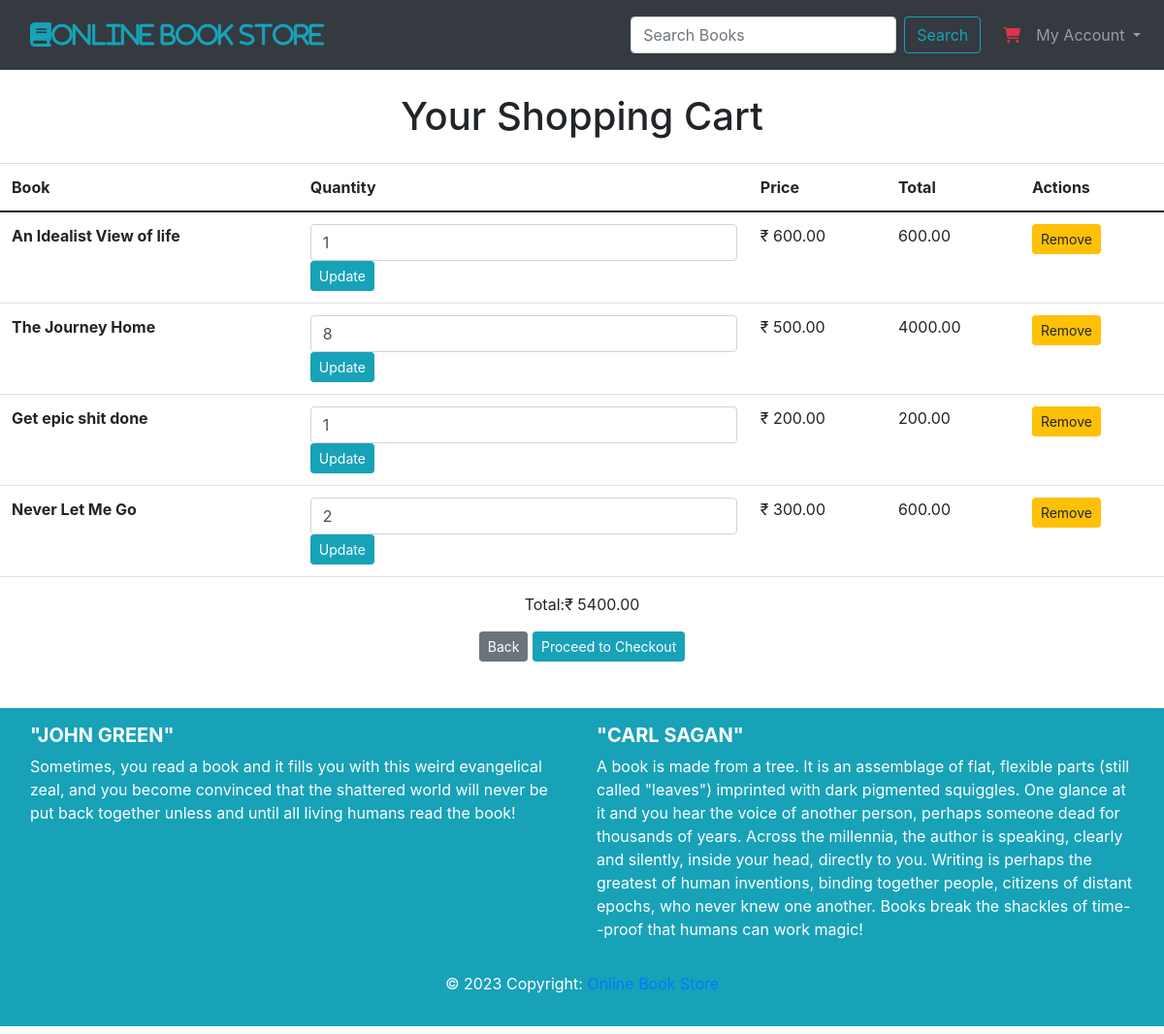
/viewcart (signed in), run on an earlier commit of the app's database.
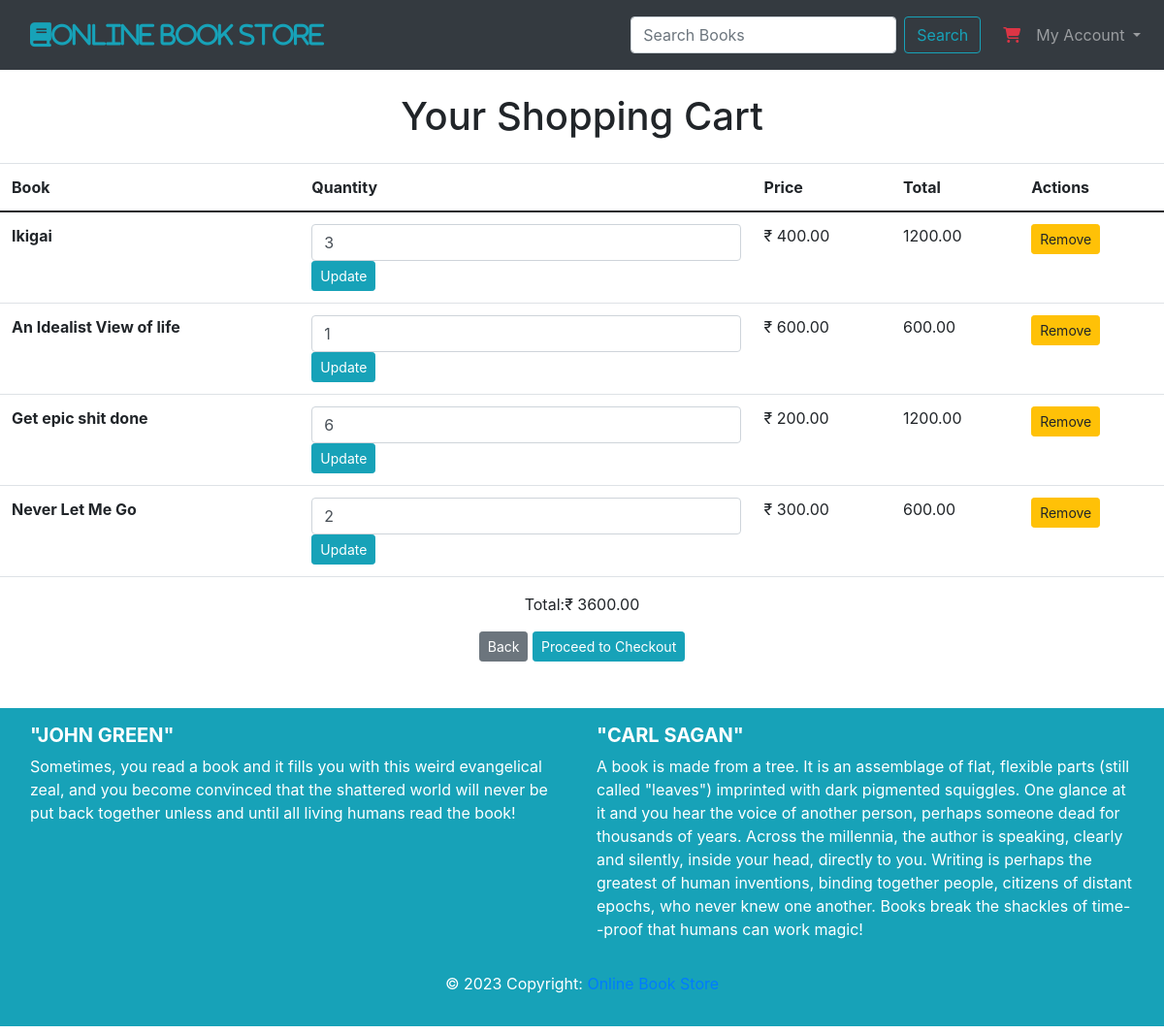
And on a later commit of the database.
### cart/models.py (models this page shows, shortened)
class Cart(models.Model):
    user = models.ForeignKey(User, null=True,on_delete=models.CASCADE)
    book = models.ForeignKey(Book,null=True,on_delete=models.SET_NULL)
    quantity = models.PositiveIntegerField(default=1)
    date_added = models.DateTimeField(auto_now_add=True, blank=True, null=True)

class Book(models.Model):
    title = models.CharField(max_length=255)
    author = models.CharField(max_length=255)
    genre = models.CharField(max_length=255)
    price = models.DecimalField(max_digits=10,decimal_places=2)
    available_quantity = models.PositiveIntegerField()
    image = models.ImageField(upload_to='images/', height_field=None, width_field=None, max_length=None,blank=True,null = True)
    created_on = models.DateTimeField(auto_now_add=True, blank=True, null=True)
    updated_on = models.DateTimeField(auto_now=True, blank=True, null=True)

### cart/views.py (the view)
# urls.py: path('viewcart', views.viewcart,name='viewcart'),
@login_required
def viewcart(request):
    cart_items = Cart.objects.filter(user=request.user).order_by('-date_added')
    cart_total = 0
    for item in cart_items:
        item.total_price = item.book.price * item.quantity
        cart_total += item.total_price
    return render(request, 'viewcart.html', {'cart_items': cart_items, 'cart_total': cart_total})

### cart/templates/viewcart.html (shortened to what this page needs)
{% extends "base.html" %}
{% block content %}
{% load static %}
<center><br/>
<h1>Your Shopping Cart</h1>
    {% if cart_items %}
    <div class='table-responsive-sm'>
    <table class="table">
        <thead>
            <tr>
                <th>Book</th>
                <th>Quantity</th>
                <th>Price</th>
                <th>Total</th>
                <th>Actions</th>
            </tr>
        </thead>
        <tbody>
            {% for cart_item in cart_items %}
                <tr>
                    <td>
                        <span><b>{{ cart_item.book.title }}<b></span>
                    </td>
                    <td>
                        <form method="post" action="{% url 'update_cart' cart_item.id %}">
                            <input type="number" class="form-control" id="quantity" name="quantity" min="1" max="{{ book.available_quantity }}" value="{{ cart_item.quantity }}">
                            <button type="submit" class="btn btn-sm btn-info" >Update</button>
                        </form>
                    </td>
                    <td>&#8377; {{ cart_item.book.price }}</td>
                    <td>{{ cart_item.total_price }}</td>
                    <td><a class="btn btn-sm btn-warning" href="{% url 'remove_from_cart' cart_item.id %}">Remove</a></td>
                </tr>
            {% endfor %}
        </tbody>
    </table>
    <div>
   <div class="text-center mt-3">
        <p>Total:&#8377; {{ cart_total }}</p>
        <a href="{% url 'home'  %}"><button type="button" class="btn btn-sm btn-secondary">Back</button></a>
        <a class="btn btn-sm btn-info" href="{% url 'checkout'  %}">Proceed to Checkout</a>
   </div>
    {% else %}
        <p>Your Cart is Empty</p>
        <a href="{% url 'home' %}" class="btn btn-sm btn-secondary">Home</a>
    {% endif %}
</div>
</center>
{% endblock %}

What changed in the data, as far as the page shows it:
removed Cart: book "The Journey Home", quantity "8", book.price "500.00", total_price "4000.00"
added Cart: book "Ikigai", quantity "3", book.price "400.00", total_price "1200.00"
changed Cart "Get epic shit done": quantity "1" → "6"; total_price "200.00" → "1200.00"
Also different on the page:
{{ cart_total }}: "5400.00" → "3600.00"
